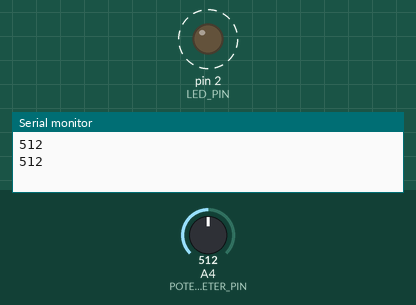
Recording of a sketch running on a simulated Arduino Uno, built with avr-gcc and run on an emulated ATmega328P. Shown: output pins drawn as LEDs (lit = HIGH), the last lines printed to the serial monitor. Dashed ring = blinking. The inputs (shaded band) are chosen by the test bench; at power-on: A4 (POTENTIOMETER_PIN) = 512.

Above: at 1.8 s.
1.9 s: A4 (POTENTIOMETER_PIN) set to 0
At 2.4 s:
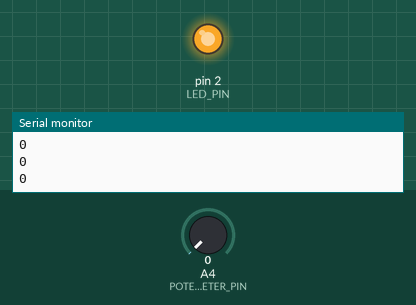
3.6 s: A4 (POTENTIOMETER_PIN) set to 122
At 3.91 s:
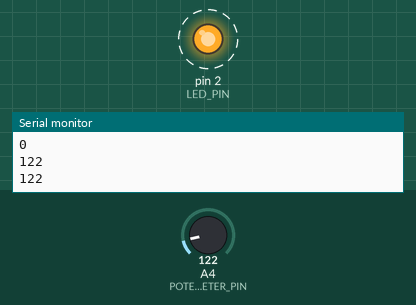
Timing chart, 0 to 13.1 s (numbered marks = the images above; inputs shaded):
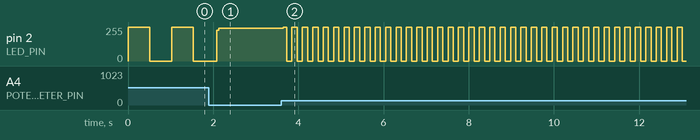

Measured:
- after the input at 3.6 s, pin 2 (LED_PIN): alternates 255/255 for 0.12 s and 0/255 for 0.12 s, starting after 0.05 s
- by itself, pin 2 (LED_PIN): alternates 255/255 for 0.51 s and 0/255 for 0.51 s

The sketch:

LEDPotentiomter.ino
```cpp
#define LED_PIN 2
#define POTENTIOMETER_PIN 4
void setup() {
  // put your setup code here, to run once:
  Serial.begin(9600);
  pinMode(LED_PIN, OUTPUT);
}

void loop() {
  // put your main code here, to run repeatedly:
  /* basic functions
    digitalWrite(pin, HIGH/LOW) {outputs discrete voltage}
    analogRead(pin){reads varaible voltage from 0 - 1023}
    delay(milliseconds){}
    Serial.print(text){prints out to serial window}
  Serial.println()
  */
  // Serial.println("hello");
  // delay(3000);
  int del = analogRead(POTENTIOMETER_PIN);
  digitalWrite(LED_PIN, HIGH);
  Serial.println(del);
  delay(del);
  digitalWrite(LED_PIN, LOW);
  delay(del);
}
```
